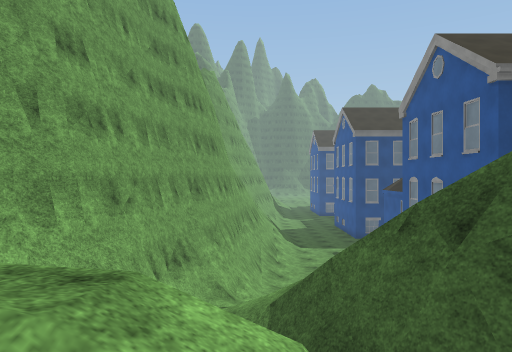
[1] (above)

24 first-person views from a walk through a Unity game level. The camera is 1.5 m above the floor, looks level and sees 70° across. The floor is counted in squares, 2 m on a side. Each view is taken from the middle of a square. On the plan, view 1 faces up. The plan holds only what a view shows up to about 11 squares ahead; the rest is blank. The place goes on beyond the plan. The player character is not drawn. Some surface patterns are stand-ins.

[2]
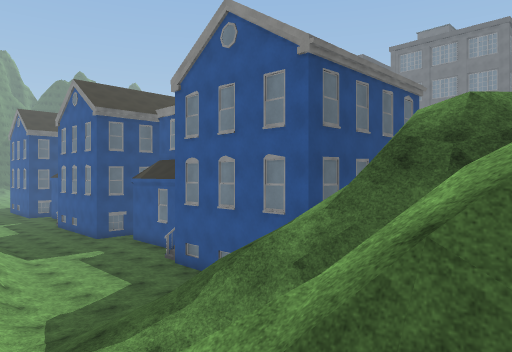

[3]
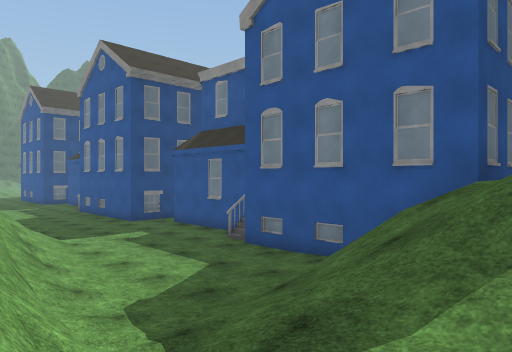

[4]
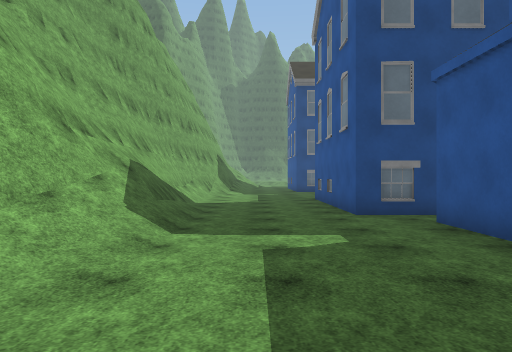

[5]
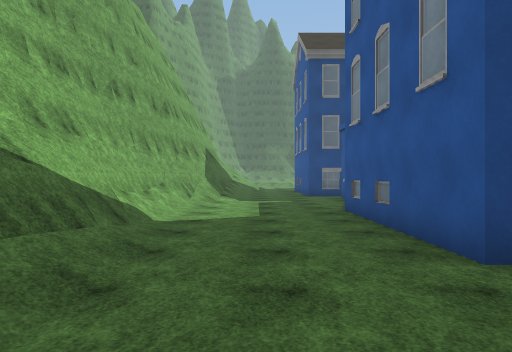

[6]
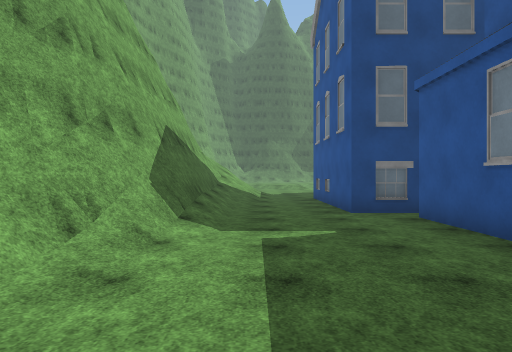

[7]
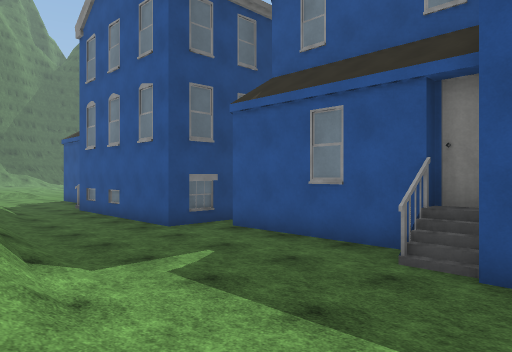

[8]
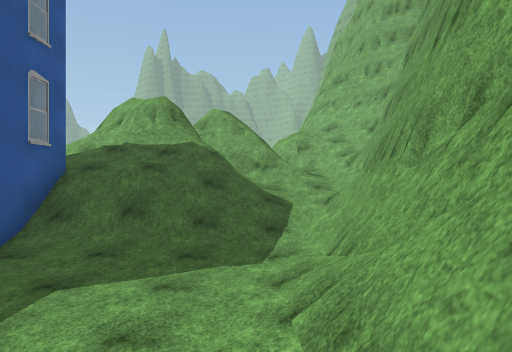

[9]
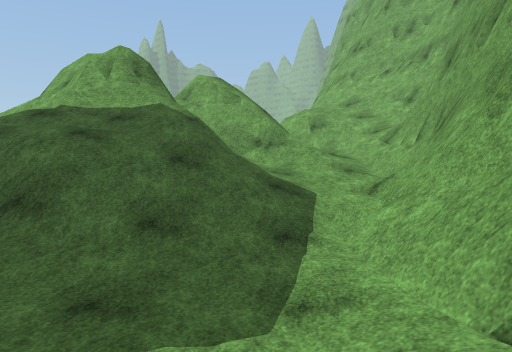

[10]
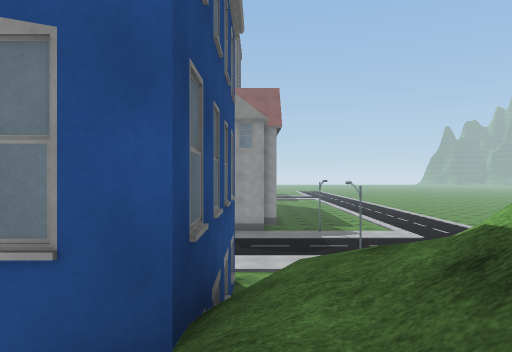

[11]
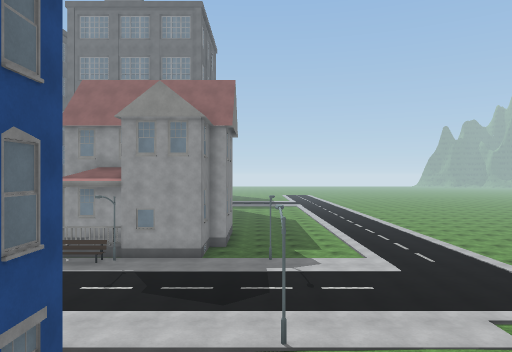

[12]
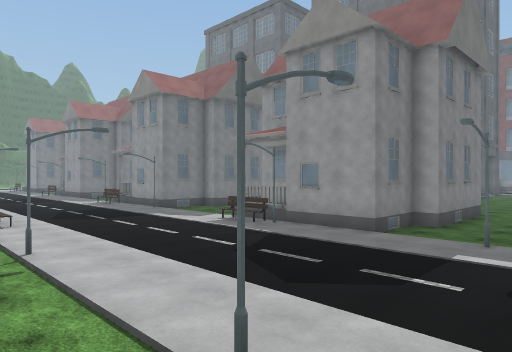

[13]
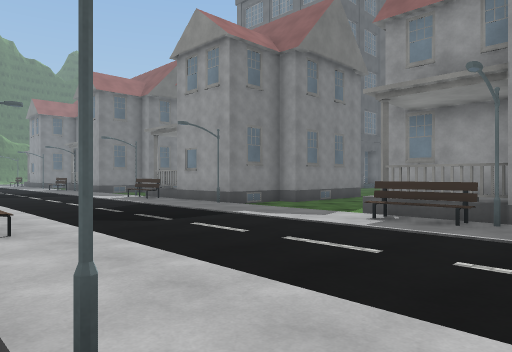

[14]
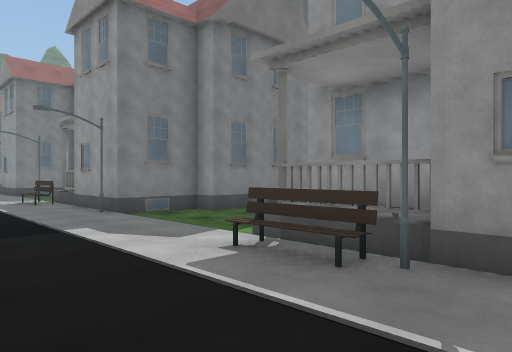

[15]
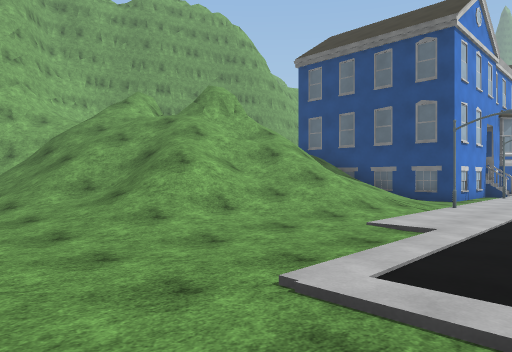

[16]
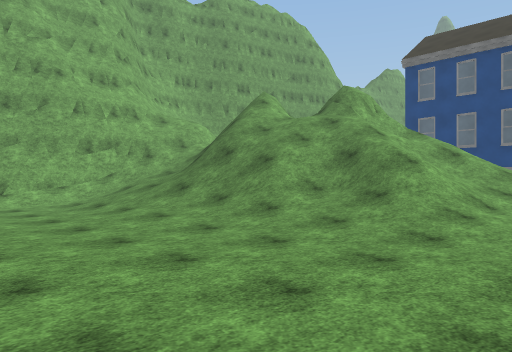

[17]
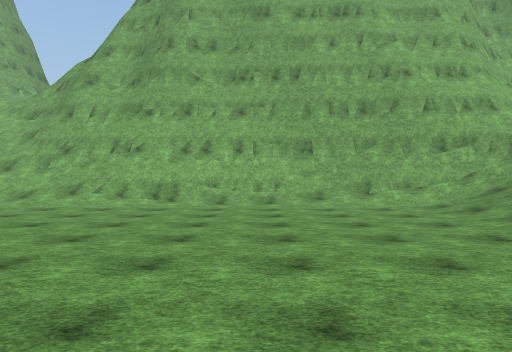

[18]
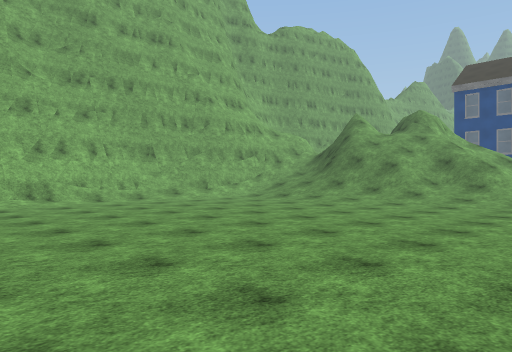

[19]
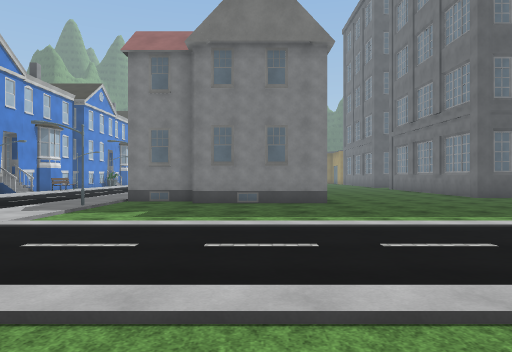

[20]
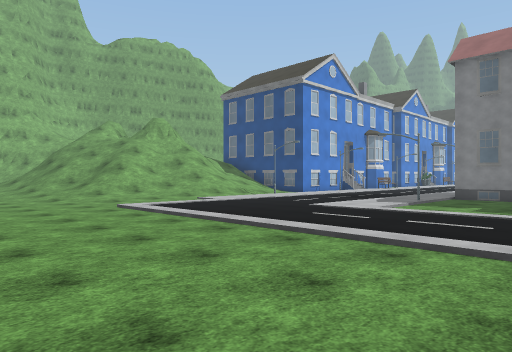

[21]
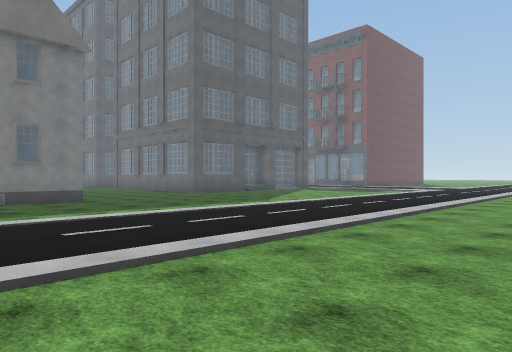

[22]
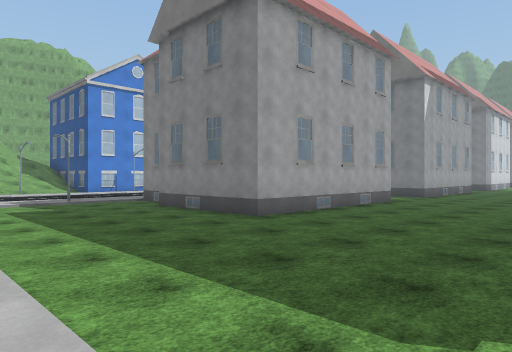

[23]
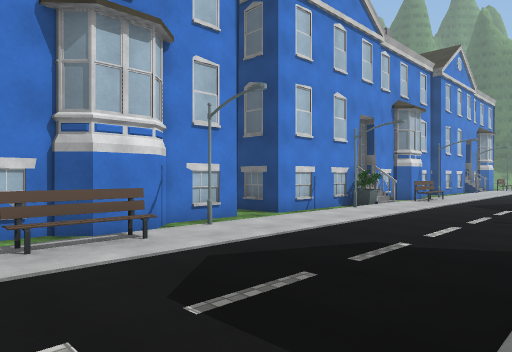

[24]
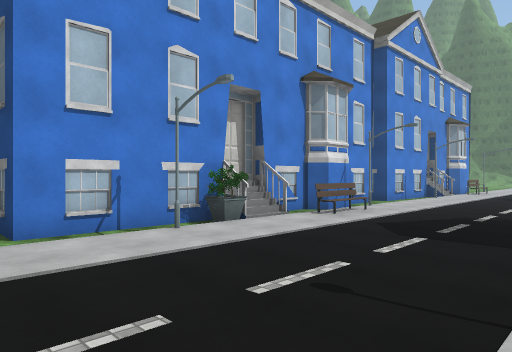

### Floor plan
Key: @ floor where view 1 was taken; # wall or solid block; . main floor; : floor 0.25 m higher than the main floor; / step, stairs or slope; = window, fence, low wall or low ledge; B building; S streetlight; E bench.
Columns run from 3 left of view 1 to 28 right of it. Each row starts with its distance up from view 1.
 34       /.
 33       /.#
 32     ##/.#
 31     ##/.#
 30      #/.#
 29      #..##     :::
 28     ##....     :::
 27     ##...#   #.:::
 26     #/...#   #S:::
 25    ##/...#   ##::::
 24    #//...#   #BE:::
 23    #/...##   #B/:::
 22    #/...#    #/::::
 21    #/...#    #B::::
 20    ##...#    #S:::::S
 19    ##...#    #.:::::E
 18    #=/..######.:::::E
 17    #//...#   #.:::::#
 16    #//...#   #S:::::#
 15    #//...#   ##:::::S..####
 14    #/....#   ##E::::/....   ..
 13    #/...B#   #BE::::/...   ...
 12    #/...##    B:::::/..   #...
 11   ##:...#     B:::::E     #...
 10   ##::/:#     .:::::E     #...
  9   #/////#     S:::::S#    #....
  8  ##/////##   #.:::::/#    #....
  7  ##////////  /.:::::/###  #.....
  6  #/////////  /.:::::/..####.....
  5 ##///=##/// //S:::::S..........
  4 #///==###//////:::::/...........
  3 #///#== ##/////:::::/...........
  2 #//=/#= /=/////:::::/..........
  1 #///  //////////::::::::::::::::
  0   /@  ////////:.::::::::::::::::
 -1   #// =///////..::::::::::::::::
 -2   ##//////////..////////////////
 -3   ##////////:...................
 -4   ##//////:....................
 -5   ##/.......... ..........
 -6   #//.........       .. .
 -7   #//..........
 -8   ##:.........
 -9   ##:.........
-10   ##/..........
-11   #=/..........
-12   #//.........
-13   #//..    .. .

Positions as (right, up) in squares from view 1, and headings:
1: (0, 0), facing up
2: (-1, 3), facing up-right
3: (-1, 6), facing up-right
4: (3, 11), facing up
5: (3, 15), facing up
6: (3, 21), facing up
7: (1, 22), facing up-right
8: (1, 15), facing down
9: (1, 12), facing down
10: (3, 7), facing right
11: (6, 5), facing right
12: (10, 3), facing up-right
13: (11, 8), facing up-right
14: (14, 8), facing up-right
15: (14, -4), facing up-left
16: (11, -7), facing up-left
17: (10, -8), facing left
18: (11, -13), facing up-left
19: (21, -4), facing up
20: (21, -6), facing up-left
21: (19, -5), facing up-right
22: (28, 1), facing up-left
23: (16, 12), facing up-left
24: (16, 17), facing up-left
